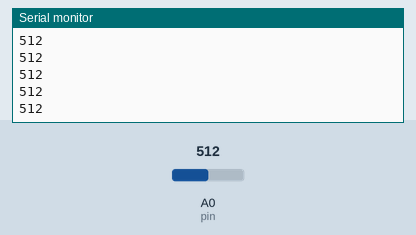
Recording of a sketch running on a simulated Arduino Uno, built with avr-gcc and run on an emulated ATmega328P. Parts: the last lines printed to the serial monitor. Inputs (shaded band) come from the test bench; at power-on: A0 (pin) = 512.

Above: at 1.2 s.
1.3 s: A0 (pin) set to 716
At 1.31 s:
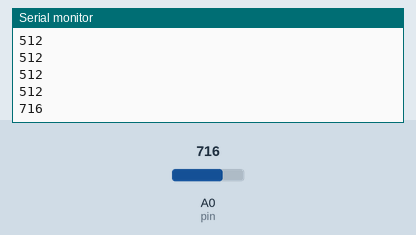
2.8 s: A0 (pin) set to 900
At 2.81 s:
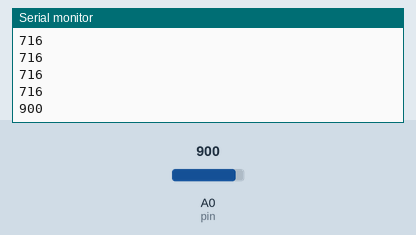
Timing chart, 0 to 5.8 s (numbered marks = the images above; inputs shaded):
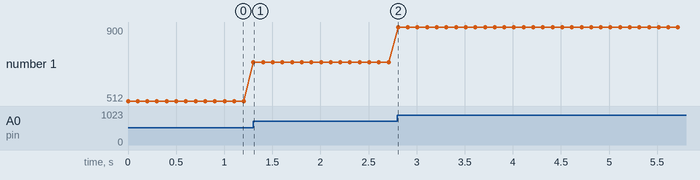

The sketch:

analogRead.ino
```cpp
int pin = A0;
int data;

void setup() {
  Serial.begin(9600);
}

void loop() {
  data = analogRead(pin);
  Serial.println(data);
  delay(100);
}
```

Measured:
- after the input at 1.3 s, the serial monitor: prints a new line at once (image 1)
- after the input at 2.8 s, the serial monitor: prints a new line at once (image 2)
- plotted number 1: 512 → 716 after the input at 1.3 s, 716 → 900 after the input at 2.8 s
